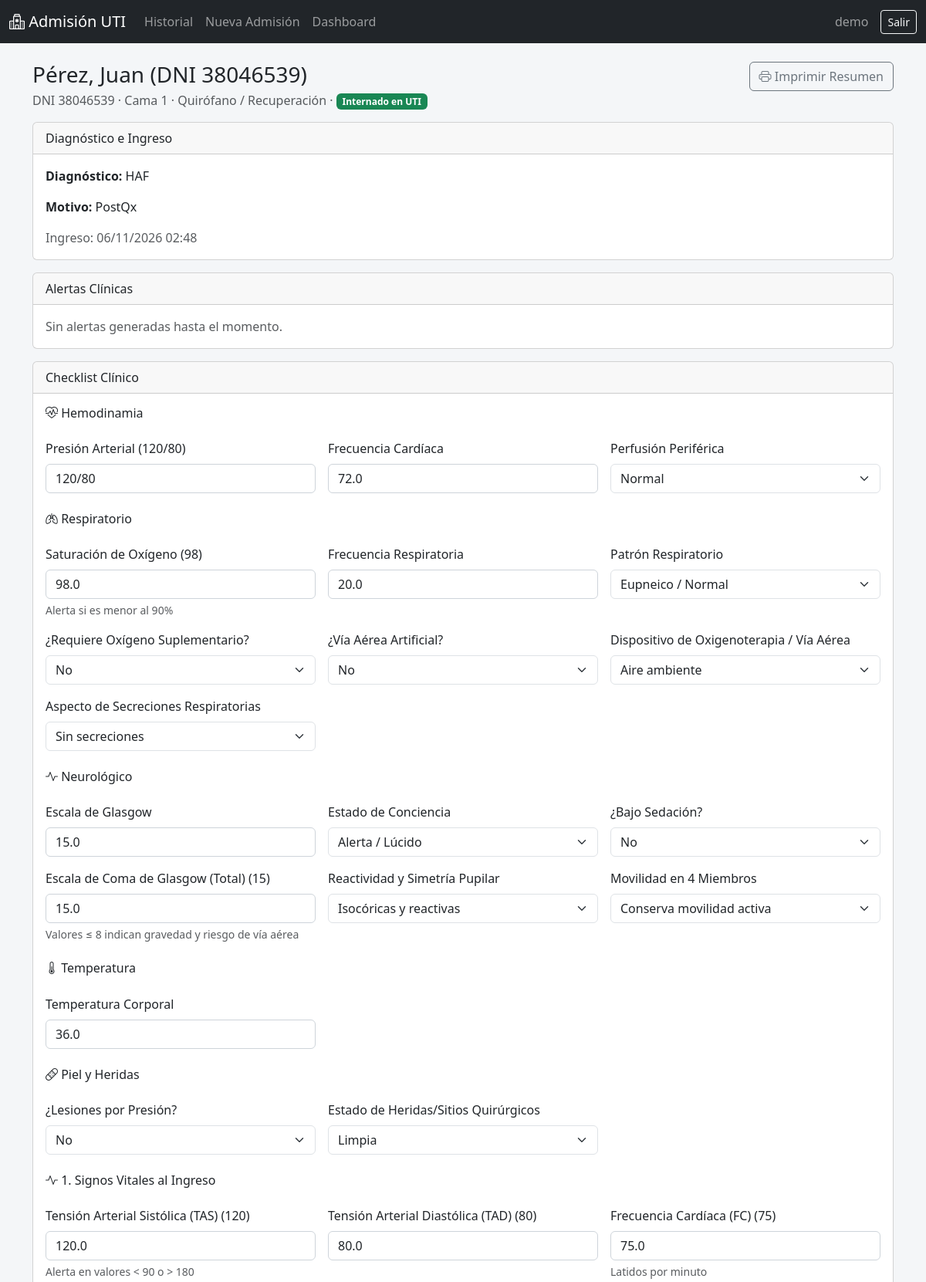
Screenshot of /4/ (signed in, upper part) with the database file from the repository.
### apps/admisiones/models.py (models this page shows, shortened)
class Admision(models.Model):
    PROCEDENCIA_CHOICES = [
        ('GUARDIA', 'Guardia / Shockroom'),
        ('QUIROFANO', 'Quirófano / Recuperación'),
        ('PISO', 'Sala General / Internación'),
        ('DERIVACION', 'Derivación Externa / Otra Institución'),
    ]
    ESTADO_CHOICES = [
        ('ACTIVA', 'Internado en UTI'),
        ('ALTA', 'Alta de UTI'),
        ('DERIVADO', 'Derivado a otra área/centro'),
        ('OBITO', 'Óbito'),
    ]
    paciente = models.ForeignKey(
        'pacientes.Paciente', on_delete=models.CASCADE, related_name='admisiones',
    )
    enfermero_responsable = models.ForeignKey(
        settings.AUTH_USER_MODEL, verbose_name='Enfermero/a Responsable',
        on_delete=models.SET_NULL, null=True, blank=True,
        related_name='admisiones_registradas',
    )
    fecha_ingreso = models.DateTimeField('Fecha y Hora de Ingreso', default=timezone.now)
    cama = models.CharField('Cama / Unidad', max_length=30, help_text='Ej: Cama 04 - UTI')
    procedencia = models.CharField(
        'Procedencia', max_length=20, choices=PROCEDENCIA_CHOICES, default='GUARDIA',
    )
    diagnostico_ingreso = models.CharField('Diagnóstico de Ingreso', max_length=255)
    motivo_ingreso = models.TextField('Motivo de Ingreso / Resumen de Cuadro', blank=True)
    estado = models.CharField('Estado', max_length=15, choices=ESTADO_CHOICES, default='ACTIVA')
    observaciones_generales = models.TextField('Observaciones de Enfermería', blank=True)
    fecha_cierre = models.DateTimeField('Fecha de Cierre', null=True, blank=True)
    creado_el = models.DateTimeField(auto_now_add=True)
    actualizado_el = models.DateTimeField(auto_now=True)
    class Meta:
        verbose_name = 'Admisión'
        verbose_name_plural = 'Admisiones'
        ordering = ['-fecha_ingreso']

class CategoriaItem(models.Model):
    nombre = models.CharField('Nombre de Categoría', max_length=100)
    codigo = models.SlugField('Código', unique=True)
    icono = models.CharField('Icono Bootstrap Icons', max_length=50, default='bi-clipboard2-pulse')
    descripcion = models.CharField('Descripción', max_length=255, blank=True)
    orden = models.PositiveIntegerField('Orden de Visualización', default=0)
    class Meta:
        verbose_name = 'Categoría de Checklist'
        verbose_name_plural = 'Categorías de Checklist'
        ordering = ['orden', 'nombre']

class ItemChecklist(models.Model):
    TIPO_DATO_CHOICES = [
        ('BOOLEAN', 'Booleano (Sí / No)'),
        ('CHOICE', 'Selección Única (Opciones)'),
        ('NUMBER', 'Numérico'),
        ('TEXT', 'Texto Libre'),
    ]
    categoria = models.ForeignKey(CategoriaItem, on_delete=models.CASCADE, related_name='items')
    codigo = models.SlugField(
        'Código Identificador', unique=True,
        help_text='Clave única usada en el motor de reglas',
    )
    etiqueta = models.CharField('Etiqueta / Pregunta Clínica', max_length=150)
    tipo_dato = models.CharField(
        'Tipo de Dato', max_length=15, choices=TIPO_DATO_CHOICES, default='CHOICE',
    )
    opciones = models.JSONField(
        'Opciones Disponibles', blank=True, default=list,
        help_text='Lista de valores posibles en formato JSON. Ej: ["Normal", "Disnea", "Taquipnea"]',
    )
    unidad = models.CharField('Unidad de Medida', max_length=20, blank=True, help_text='Ej: mmHg, lpm, °C')
    valor_por_defecto = models.CharField('Valor por Defecto', max_length=100, blank=True)
    placeholder = models.CharField('Placeholder / Sugerencia', max_length=150, blank=True)
    ayuda = models.CharField('Texto de Ayuda Clínica', max_length=255, blank=True)
    orden = models.PositiveIntegerField('Orden', default=0)
    es_critico = models.BooleanField('¿Parámetro Crítico?', default=False)
    activo = models.BooleanField('Activo', default=True)
    class Meta:
        verbose_name = 'Ítem de Checklist'
        verbose_name_plural = 'Ítems de Checklist'
        ordering = ['categoria__orden', 'orden', 'etiqueta']

### apps/pacientes/models.py (models this page shows)
class Paciente(models.Model):
    SEXO_CHOICES = [
        ('M', 'Masculino'),
        ('F', 'Femenino'),
        ('O', 'Otro'),
    ]
    dni = models.CharField(
        'DNI / Documento', max_length=20, unique=True, db_index=True,
    )
    nombre = models.CharField('Nombre(s)', max_length=100)
    apellido = models.CharField('Apellido(s)', max_length=100)
    fecha_nacimiento = models.DateField('Fecha de Nacimiento')
    sexo = models.CharField(
        'Sexo biológico / Género', max_length=1, choices=SEXO_CHOICES, default='M',
    )
    cobertura_medica = models.CharField('Obra Social / Prepaga', max_length=120, blank=True)
    contacto_emergencia = models.CharField(
        'Contacto de Emergencia / Familiar', max_length=150, blank=True,
    )
    telefono_contacto = models.CharField('Teléfono', max_length=50, blank=True)
    alergias_conocidas = models.TextField(
        'Alergias Conocidas', blank=True,
        help_text='Ej: Penicilina, Látex, Yodo, Dipirona',
    )
    antecedentes_patologicos = models.TextField(
        'Antecedentes Patológicos', blank=True,
        help_text='Ej: HTA, DBT, EPOC, Insuficiencia Cardíaca, etc.',
    )
    fecha_registro = models.DateTimeField('Fecha de Registro', auto_now_add=True)
    class Meta:
        verbose_name = 'Paciente'
        verbose_name_plural = 'Pacientes'
        ordering = ['apellido', 'nombre']
    def __str__(self):
        return f'{self.apellido}, {self.nombre} (DNI {self.dni})'

### apps/admisiones/views.py (the view)
# urls.py: path('<int:pk>/', views.detalle_admision, name='detalle_admision'),
@login_required
def detalle_admision(request, pk):
    admision = get_object_or_404(Admision.objects.select_related('paciente'), pk=pk)
    checklist_form = ChecklistForm(admision=admision)
    alertas = admision.alertas.select_related('regla').all()
    return render(request, 'admisiones/detalle_admision.html', {
        'admision': admision,
        'checklist_form': checklist_form,
        'alertas': alertas,
    })

### apps/admisiones/forms.py (shortened to what this page needs)
class ChecklistForm(forms.Form):
    def __init__(self, *args, admision=None, **kwargs):
        super().__init__(*args, **kwargs)
        self.admision = admision
        items = ItemChecklist.objects.filter(activo=True).select_related('categoria')
        respuestas_actuales = {}
        if admision is not None:
            respuestas_actuales = {
                r.item_id: r.valor for r in admision.respuestas.all()
            }
        for item in items:
            nombre_campo = f'item_{item.id}'
            self.fields[nombre_campo] = campo_para_item(item)
            if item.id in respuestas_actuales:
                self.fields[nombre_campo].initial = respuestas_actuales[item.id]
    def items_agrupados(self):
        items = ItemChecklist.objects.filter(activo=True).select_related('categoria')
        grupos = {}
        for item in items:
            grupos.setdefault(item.categoria, []).append(self[f'item_{item.id}'])
        return sorted(grupos.items(), key=lambda g: (g[0].orden, g[0].nombre))

### templates/admisiones/detalle_admision.html (shortened to what this page needs)
{% extends 'base.html' %}
{% load static %}
{% block content %}
<div class="d-flex justify-content-between align-items-start mb-3">
  <div>
    <h1 class="h3 mb-1">{{ admision.paciente }}</h1>
    <div class="text-muted">
      DNI {{ admision.paciente.dni }} · Cama {{ admision.cama }} ·
      {{ admision.get_procedencia_display }} ·
      <span class="badge bg-{% if admision.estado == 'ACTIVA' %}success{% elif admision.estado == 'OBITO' %}dark{% else %}secondary{% endif %}">
        {{ admision.get_estado_display }}
      </span>
    </div>
  </div>
  <a class="btn btn-outline-secondary no-print" href="{% url 'admisiones:imprimir_resumen' admision.pk %}" target="_blank">
    <i class="bi bi-printer"></i> Imprimir Resumen
  </a>
</div>
<div class="card mb-3">
  <div class="card-header">Diagnóstico e Ingreso</div>
  <div class="card-body">
    <p><strong>Diagnóstico:</strong> {{ admision.diagnostico_ingreso }}</p>
    {% if admision.motivo_ingreso %}<p><strong>Motivo:</strong> {{ admision.motivo_ingreso }}</p>{% endif %}
    <p class="text-muted mb-0">Ingreso: {{ admision.fecha_ingreso|date:"d/m/Y H:i" }}</p>
  </div>
</div>
<div class="card mb-3">
  <div class="card-header">Alertas Clínicas</div>
  <div class="card-body">
    <div id="alertas-container">
      {% for alerta in alertas %}
      <div class="alert alert-{% if alerta.nivel == 'CRITICA' %}danger{% elif alerta.nivel == 'ADVERTENCIA' %}warning{% else %}info{% endif %} d-flex justify-content-between align-items-start"
           data-alerta-id="{{ alerta.id }}">
        <div>
          <strong>{{ alerta.titulo }}</strong>
          <div>{{ alerta.mensaje }}</div>
          <div class="small fst-italic">{{ alerta.sugerencia }}</div>
        </div>
        {% if not alerta.reconocida %}
        <form method="post" action="{% url 'admisiones:reconocer_alerta' admision.pk alerta.id %}" class="reconocer-form ms-3">
          {% csrf_token %}
          <button type="submit" class="btn btn-sm btn-outline-dark">Reconocer</button>
        </form>
        {% else %}
        <span class="badge bg-secondary ms-3">Reconocida</span>
        {% endif %}
      </div>
      {% empty %}
      <p class="text-muted mb-0" id="sin-alertas">Sin alertas generadas hasta el momento.</p>
      {% endfor %}
    </div>
  </div>
</div>
<div class="card mb-3">
  <div class="card-header">Checklist Clínico</div>
  <div class="card-body">
    <form id="checklist-form" method="post" data-url="{% url 'admisiones:guardar_checklist' admision.pk %}">
      {% for categoria, campos in checklist_form.items_agrupados %}
      <fieldset class="mb-4">
        <legend class="h6"><i class="bi {{ categoria.icono }}"></i> {{ categoria.nombre }}</legend>
        <div class="row g-3">
          {% for campo in campos %}
          <div class="col-md-4">
            <label class="form-label">
              {{ campo.label }}{% if campo.field.widget.attrs.placeholder and campo.field.widget.attrs.placeholder != '' %} ({{ campo.field.widget.attrs.placeholder }}){% endif %}
            </label>
            {{ campo }}
            {% if campo.help_text %}<div class="form-text">{{ campo.help_text }}</div>{% endif %}
          </div>
          {% endfor %}
        </div>
      </fieldset>
      {% empty %}
      <p class="text-muted">No hay ítems de checklist configurados. Cargue el catálogo con <code>seed_uti_catalog</code>.</p>
      {% endfor %}
    </form>
  </div>
</div>
{% endblock %}

### templates/base.html (shortened to what this page needs)
{% load static %}
<!DOCTYPE html>
<html lang="es">
<head>
<link href="https://cdn.jsdelivr.net/npm/bootstrap@5.3.3/dist/css/bootstrap.min.css" rel="stylesheet">
<link href="https://cdn.jsdelivr.net/npm/bootstrap-icons@1.11.3/font/bootstrap-icons.css" rel="stylesheet">
<link href="{% static 'css/custom.css' %}" rel="stylesheet">
</head>
<body>
<nav class="navbar navbar-expand-lg navbar-dark bg-dark mb-4 no-print">
  <div class="container-fluid">
    <a class="navbar-brand" href="{% url 'admisiones:historial' %}"><i class="bi bi-hospital"></i> Admisión UTI</a>
    <div class="collapse navbar-collapse" id="navMenu">
      {% if user.is_authenticated %}
      <ul class="navbar-nav me-auto">
        <li class="nav-item"><a class="nav-link" href="{% url 'admisiones:historial' %}">Historial</a></li>
        <li class="nav-item"><a class="nav-link" href="{% url 'admisiones:nueva_admision' %}">Nueva Admisión</a></li>
        <li class="nav-item"><a class="nav-link" href="{% url 'dashboard:metricas' %}">Dashboard</a></li>
      </ul>
      <span class="navbar-text me-3">{{ user.get_username }}</span>
      <form method="post" action="{% url 'logout' %}">
        <button class="btn btn-outline-light btn-sm" type="submit">Salir</button>
      </form>
      {% endif %}
    </div>
  </div>
</nav>
<div class="container pb-5">
  {% block content %}{% endblock %}
</div>
</body>
</html>

### static/css/custom.css (style rules this page uses)
body { background-color: #f4f6f8; }
form input[type="text"], form input[type="password"], form input[type="number"], form input[type="date"] { display: block; width: 100%; padding: .375rem .75rem; border: 1px solid #ced4da; border-radius: .375rem; }

### rows the page displays
Admision: paciente "Pérez, Juan (DNI 38046539)", paciente.dni "38046539", cama "1", procedencia "Quirófano / Recuperación", estado "Internado en UTI", diagnostico_ingreso "HAF", motivo_ingreso "PostQx", fecha_ingreso "06/11/2026 02:48"
CategoriaItem: nombre "Hemodinamia", campos "120/80" "72.0"
ItemChecklist: label "Presión Arterial", field.widget.attrs.placeholder "120/80"
ItemChecklist: label "Frecuencia Cardíaca"
ItemChecklist: label "Perfusión Periférica"
CategoriaItem: nombre "Respiratorio", campos "98.0" "20.0"
ItemChecklist: label "Saturación de Oxígeno", field.widget.attrs.placeholder "98", help_text "Alerta si es menor al 90%"
ItemChecklist: label "Frecuencia Respiratoria"
ItemChecklist: label "Patrón Respiratorio"
ItemChecklist: label "¿Requiere Oxígeno Suplementario?"
ItemChecklist: label "¿Vía Aérea Artificial?"
ItemChecklist: label "Dispositivo de Oxigenoterapia / Vía Aérea"
ItemChecklist: label "Aspecto de Secreciones Respiratorias"
CategoriaItem: nombre "Neurológico", campos "15.0" "15.0"
ItemChecklist: label "Escala de Glasgow"
ItemChecklist: label "Estado de Conciencia"
ItemChecklist: label "¿Bajo Sedación?"
ItemChecklist: label "Escala de Coma de Glasgow (Total)", field.widget.attrs.placeholder "15", help_text "Valores ≤ 8 indican gravedad y riesgo de vía aérea"
ItemChecklist: label "Reactividad y Simetría Pupilar"
ItemChecklist: label "Movilidad en 4 Miembros"
CategoriaItem: nombre "Temperatura", campos "36.0"
ItemChecklist: label "Temperatura Corporal"
CategoriaItem: nombre "Piel y Heridas"
ItemChecklist: label "¿Lesiones por Presión?"
ItemChecklist: label "Estado de Heridas/Sitios Quirúrgicos"
CategoriaItem: nombre "1. Signos Vitales al Ingreso", campos "120.0" "80.0" "75.0"
ItemChecklist: label "Tensión Arterial Sistólica (TAS)", field.widget.attrs.placeholder "120", help_text "Alerta en valores < 90 o > 180"
ItemChecklist: label "Tensión Arterial Diastólica (TAD)", field.widget.attrs.placeholder "80"
ItemChecklist: label "Frecuencia Cardíaca (FC)", field.widget.attrs.placeholder "75", help_text "Latidos por minuto"

### other values shown
{{ user.get_username }} "demo"
